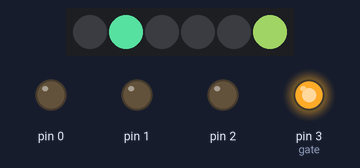
A sketch run on a simulated Arduino Uno, built with avr-gcc and run on an emulated ATmega328P. On the bench: 6 RGB LEDs in strip order, left to right, output pins drawn as LEDs (lit = HIGH). Dim RGB values are drawn brighter than linear; random numbers use the default seed unless the sketch sets one.

Above: at 0.45 s.
At 5.29 s:
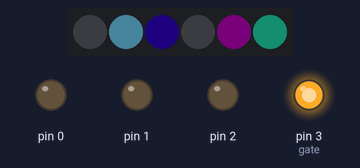
At 10.15 s:
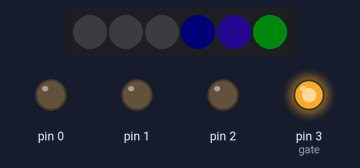
At 20.14 s:
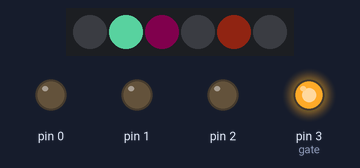
At 29.92 s:
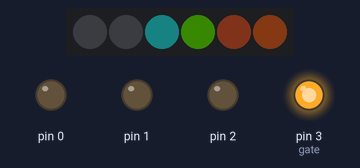
At 39.63 s:
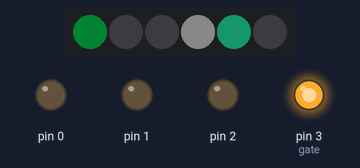
Timing chart, 0 to 40.0 s (numbered marks = the images above):
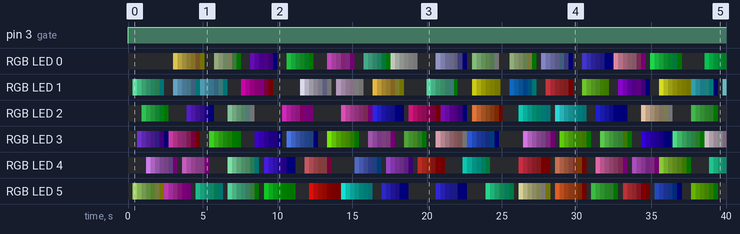

Measured:
- by itself, pin 3 (gate): LOW → HIGH at 0.00 s
- by itself, RGB LED 2: off → RGB(21, 85, 37) at 0.91 s, → RGB(9, 39, 17) 0.30 s later, → RGB(4, 18, 7) 0.30 s later, → RGB(1, 8, 3) 0.30 s later, … (105 changes in this stretch)
- by itself, RGB LED 3: off → RGB(61, 27, 113) at 0.60 s, → RGB(27, 12, 51) 0.31 s later, → RGB(13, 5, 24) 0.30 s later, → RGB(5, 2, 10) 0.30 s later, … (117 changes in this stretch)

The sketch:

xmas-rick-pcb.ino
```cpp
#include <Adafruit_NeoPixel.h>
#include <avr/sleep.h>

// MAKE SURE TO BURN BOOTLOADER - OTHERWISE LEDs JUST GLOW WHITE

// disable ADC (before power-off)
#define adc_disable() (ADCSRA &= ~(1<<ADEN));

// Number of LEDs
#define numLeds 6

// GPIO pin to LED data in
#define pin 4

// 2n7000 MOSFET gate pin
#define gate 3

// Define neopixels
Adafruit_NeoPixel strip = Adafruit_NeoPixel(numLeds, pin, NEO_GRBW + NEO_KHZ800);

float redStates[numLeds];
float blueStates[numLeds];
float greenStates[numLeds];
float whiteStates[numLeds];
float fadeRate = .985;
int twinkle = 0;

void setup() {

  // Clear pixels
  strip.begin();
  strip.clear();
  strip.show();

  // Set MOSFET gate pin and turn it on
  pinMode(gate, OUTPUT);

  // Disable ADC, uses ~320uA passively
  adc_disable();

  //Set unused pins to low, saves power
  for (int i = 0; i <= 2; i++)
    {
    pinMode (i, OUTPUT);
    digitalWrite (i, LOW);
    }

  // Specify power down sleep mode
  set_sleep_mode(SLEEP_MODE_PWR_DOWN);

  // Set LED states to 0
  for(uint16_t l = 0; l < numLeds; l++) {
    redStates[l] = 0;
    greenStates[l] = 0;
    blueStates[l] = 0;
    whiteStates[l] = 0;
  }
}

void enterSleep(void)
{
  sleep_enable();
  sleep_cpu();
}

void updateLeds(){
  for(uint16_t l = 0; l < numLeds; l++) {
    if (redStates[l] > 1 || greenStates[l] > 1 || blueStates[l] > 1 || whiteStates[l] > 1) {
      strip.setPixelColor(l, redStates[l], greenStates[l], blueStates[l], whiteStates[l]);

      if (redStates[l] > 1) {
        redStates[l] = redStates[l] * fadeRate;
      } else {
        redStates[l] = 0;
      }

      if (greenStates[l] > 1) {
        greenStates[l] = greenStates[l] * fadeRate;
      } else {
        greenStates[l] = 0;
      }

      if (blueStates[l] > 1) {
        blueStates[l] = blueStates[l] * fadeRate;
      } else {
        blueStates[l] = 0;
      }

      if (whiteStates[l] > 1) {
        whiteStates[l] = whiteStates[l] * fadeRate;
      } else {
        whiteStates[l] = 0;
      }

    } else {
      strip.setPixelColor(l, 0, 0, 0, 0);
    }
  }
  strip.show();
  delay(5);
}

void loop () {

  digitalWrite(gate, HIGH);

  while (twinkle <= 100){
    if (random(20) == 1) {
      uint16_t i = random(numLeds);
      if (redStates[i] < 1 && greenStates[i] < 1 && blueStates[i] < 1 && whiteStates[i] < 1) {
        redStates[i] = random(200);
        greenStates[i] = random(200);
        blueStates[i] = random(200);
        whiteStates[i] = random(10);
        twinkle++;
      }
    }
    updateLeds();
  }
  // Blank out Pixels
  for(uint16_t l = 0; l < numLeds; l++){
    strip.setPixelColor(l, 0, 0, 0, 0);
    strip.clear();
    strip.show();
  }
  // Turn mosfet off to kill power to led chips
  delay(20);
  digitalWrite(gate, LOW);

  // Set Neopixel data pin to high impedence "INPUT" mode.
  // This is destructive. You must reset the board to re-initialize the data pin to use neopixels
  // Brings idle consumption of Neopixels to 0
  pinMode(pin, INPUT);
  enterSleep();
}
```
